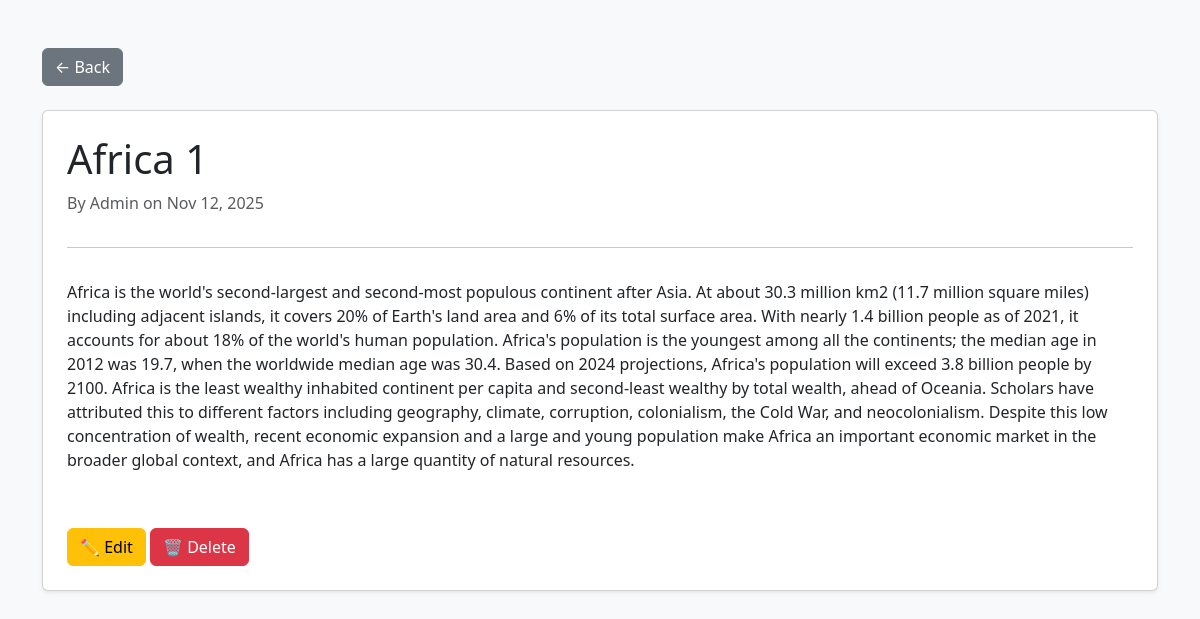
The app's page /post/2/ with its own data.
### blog/models.py (models this page shows, shortened)
class Post(models.Model):
    title = models.CharField(max_length=200)
    content = models.TextField()
    created_at = models.DateTimeField(default=timezone.now)
    author = models.CharField(max_length=100, default="Admin")

### blog/views.py (the view)
# urls.py: path('post/<int:pk>/', views.post_detail, name='post_detail'),
def post_detail(request, pk):
    post = get_object_or_404(Post, pk=pk)
    return render(request, 'blog/post_detail.html', {'post': post})

### blog/templates/blog/post_detail.html (shortened to what this page needs)
<!DOCTYPE html>
<html lang="en">
<head>
  <link href="https://cdn.jsdelivr.net/npm/bootstrap@5.3.3/dist/css/bootstrap.min.css" rel="stylesheet">
</head>
<body class="bg-light">
<div class="container mt-5">
  <a href="/" class="btn btn-secondary mb-4">&larr; Back</a>
  <div class="card shadow-sm p-4">
    <h1>{{ post.title }}</h1>
    <p class="text-muted">By {{ post.author }} on {{ post.created_at|date:"M d, Y" }}</p>
    <hr>
    <p>{{ post.content|linebreaks }}</p>
    <div class="mt-4">
      <a href="{% url 'post_edit' post.pk %}" class="btn btn-warning">✏️ Edit</a>
      <a href="{% url 'post_delete' post.pk %}" class="btn btn-danger">🗑 Delete</a>
    </div>
  </div>
</div>
</body>
</html>

### records on screen
Post: title "Africa 1", author "Admin", created_at "Nov 12, 2025", content "Africa is the world's second-largest and second-most populous continent after Asia. At about 30.3 million km2 (11.7 million square miles) including adjacent islands, it covers 20% of Earth's land area and 6% of its total surface area. With nearly 1.4 billion people as of 2021, it accounts for about 18% of the world's human population. Africa's population is the youngest among all the continents; the median age in 2012 was 19.7, when the worldwide median age was 30.4. Based on 2024 projections, Africa's population will exceed 3.8 billion people by 2100. Africa is the least wealthy inhabited continent per capita and second-least wealthy by total wealth, ahead of Oceania. Scholars have…"
